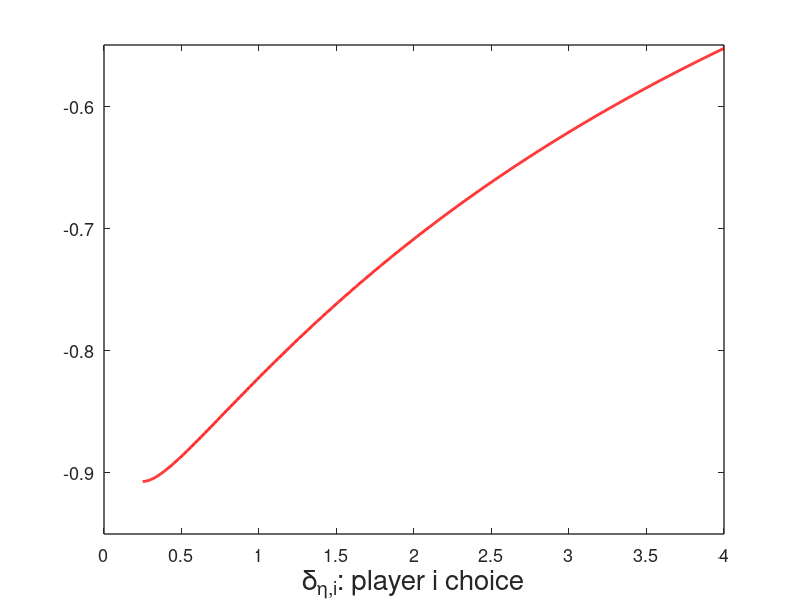
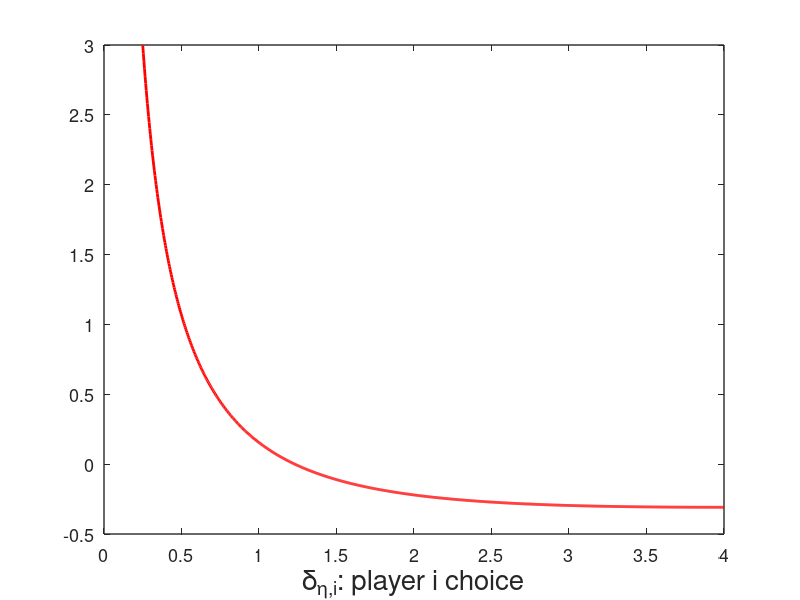
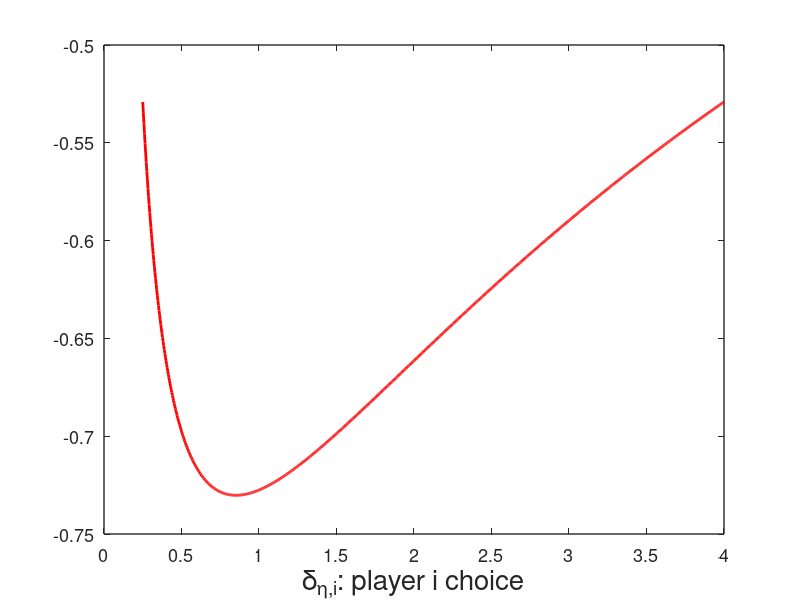

MATLAB code to generate these figures, in order:
clear all; clc;close all;
tau=1;
tau_e=1;
tau_eta=1;
deltah=4;deltal=1/deltah;
gamma0=tau_eta/(tau+tau_e+tau_eta);
gammal=deltal*tau_eta/(tau+deltah*tau_e+deltal*tau_eta);
gammah=deltah*tau_eta/(tau+deltah*tau_e+deltah*tau_eta);
psi=0;
chi=1;
gammaopt=gammah;
Bopt=sqrt((psi*(2-(gammal+gammaopt)/gamma0)+1)*gammal*gammaopt/chi);
lambda=(Bopt-gammal)/(gammah-gammal);
delta_eta_vec=linspace(deltal,deltah,1000);

% Save outputs in the replication-package output directory.
this_file = mfilename('fullpath');
code_dir = fileparts(this_file);
outdir = fullfile(code_dir,'..','output','figures');
if ~exist(outdir, 'dir')
    mkdir(outdir);
end

for i=1:length(delta_eta_vec)
    delta_eta=delta_eta_vec(i);
    gamma_i=delta_eta*tau_eta/(tau+deltah*tau_e+delta_eta*tau_eta);
    B=gammal;
    TUl(i)=(1-gamma_i)*(-1+chi*B^2/gamma_i) - psi*((1-gamma_i)^2 + gamma_i^2 * (1-gamma0)/gamma0);
    B=gammah;
    TUh(i)=(1-gamma_i)*(-1+chi*B^2/gamma_i) - psi*((1-gamma_i)^2 + gamma_i^2 * (1-gamma0)/gamma0);
    B=Bopt;
    TU(i)=(1-gamma_i)*(-1+chi*B^2/gamma_i) - psi*((1-gamma_i)^2 + gamma_i^2 * (1-gamma0)/gamma0);
end
figure(1)
plot(delta_eta_vec,TUl,'r','LineWidth',2)
xlim([0 4]);
xticks(0:0.5:4);
ylim([-0.95 -0.55]);
set(gca,'FontSize',13,'LineWidth',1.0,'Box','on');
xlabel('\delta_{\eta,i}: player i choice','FontSize',20)
set(gcf,'Color','w','Units','inches','Position',[1 1 5 4]);
exportgraphics(gcf, fullfile(outdir,'figure1_panel_a_B_equals_Bbar.pdf'), ...
    'ContentType','vector');



figure(2)
plot(delta_eta_vec,TUh,'r','LineWidth',2)
xlim([0 4]);
xticks(0:0.5:4);
ylim([-0.5 3.0]);
set(gca,'FontSize',13,'LineWidth',1.0,'Box','on');
xlabel('\delta_{\eta,i}: player i choice','FontSize', 20)
set(gcf,'Color','w','Units','inches','Position',[1 1 5 4]);
exportgraphics(gcf, fullfile(outdir,'figure1_panel_b_B_equals_Bunderline.pdf'), ...
    'ContentType','vector');

figure(3)
plot(delta_eta_vec,TU,'r','LineWidth',2)
xlim([0 4]);
xticks(0:0.5:4);
ylim([-0.75 -0.50]);
set(gca,'FontSize',13,'LineWidth',1.0,'Box','on');
xlabel('\delta_{\eta,i}: player i choice','FontSize', 20)
set(gcf,'Color','w','Units','inches','Position',[1 1 5 4]);
exportgraphics(gcf, fullfile(outdir,'figure1_panel_c_mixed_equilibrium.pdf'), ...
    'ContentType','vector');
